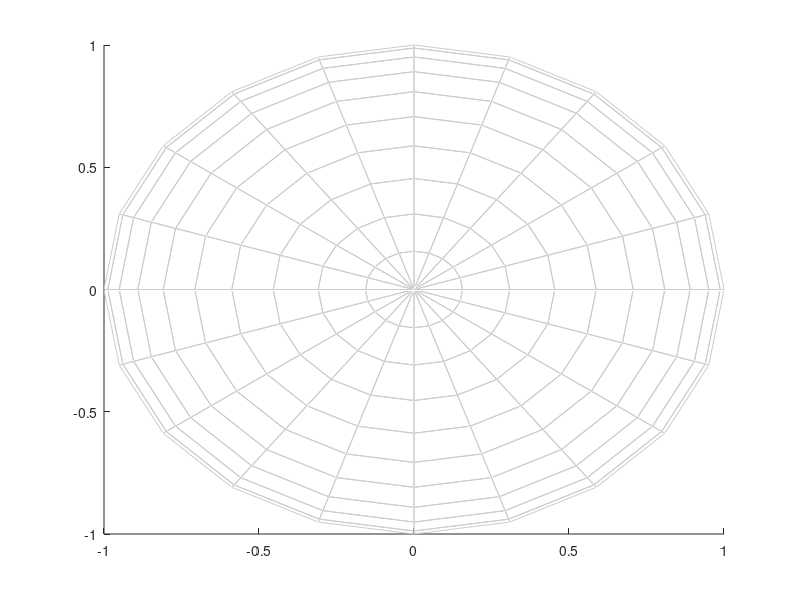

Here is the MATLAB script that generated this plot: (Note: this script raises an error after producing the figure.)
% Made by Zela Tainos
addpath('CircStat2012a');
addpath('SPKmeans');
%   The first task is to understand clustering on the hypersphere in order to
%   understand classification of the data set.

%   Make a two sphere
clf;
[sx, sy, sz] = sphere;
figure;
lightGrey = 0.8*[1 1 1]; % It looks better if the lines are lighter
surface(sx,sy,sz,'FaceColor', 'none','EdgeColor',lightGrey)
hold on;


%   Create sample spaces on the sphere
n = 15;
numClusters = 10;
data = cell(70, 1);
dataMatrix = [];
for i = 1:numClusters
    mean1 = 2*pi*rand() - pi;
    mean2 = 2*pi*rand() - pi;
    angles = [circ_vmrnd(mean1, 1, n) circ_vmrnd(mean2, 1, n)];
    [x ,y, z] = sph2cart(angles(:,1), angles(:, 2), 1);
    data{i,1} = [x ,y, z];
    dataMatrix = [dataMatrix; data{i,1}];
end

hold on;

K = numClusters;
[best_x,best_f,mem,empty,loop]=SPKmeans(dataMatrix,K,3, 'rand');

scatter3(dataMatrix(:,1),dataMatrix(:,2),dataMatrix(:,3),4,mem);

%   Is the method accurate? Yes

%   70 clusters
